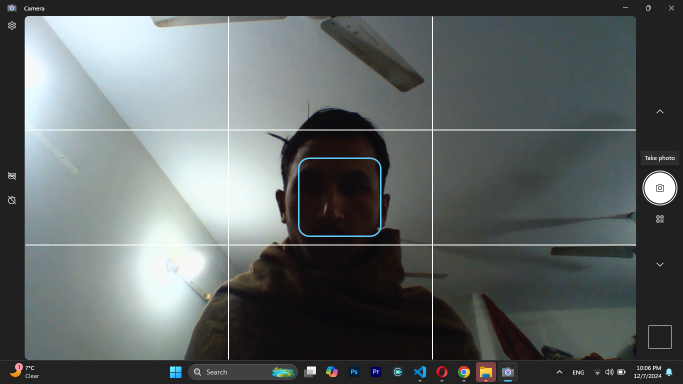
#> input picture Programming/picture.png, 1366 x 768 px (shown at 1/2 size)
$ python PythonCode.py
#> lines starting #> are read from the running program, lines starting #| are printed output that depends on the picture
#> the answer given: ../Programming/picture.png
#> the answer given: out.png
#> in convert_image_to_ascii, image is the input picture: PIL image 1366x768 RGB; mean R, G, B 94.2, 100.4, 100.1
from PIL import Image

# ASCII characters used to build the output text
ASCII_CHARS = "@%#*+=-:. "

def resize_image(image, new_width=100):
    # Calculate the aspect ratio
#> called with new_width = 100
    width, height = image.size
#> width = 1366; height = 768
    aspect_ratio = height / width
#> aspect_ratio = 0.562
    new_height = int(aspect_ratio * new_width * 0.55)  # Adjust for characters' height
#> new_height = 30
    return image.resize((new_width, new_height))
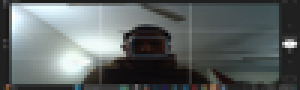
#> returned value: PIL image 100x30 RGB (shown 3 times larger); mean R, G, B 94.3, 100.4, 100.1

def grayscale_image(image):
    # Convert the image to grayscale
    return image.convert("L")
#> returned value: PIL image 100x30 L

def map_pixels_to_ascii(image):
    pixels = image.getdata()
    ascii_str = ""
    for pixel in pixels:
        ascii_str += ASCII_CHARS[pixel // 25]  # Map pixel value to ASCII character
#> this loop made 214 passes
#> (pixel, ascii_str) on passes 1 to 3: (33, '%'), (78, '%*'), (50, '%*#')
    return ascii_str

def convert_image_to_ascii(image_path, new_width=100):
    try:
        # Open the image file
        image = Image.open(image_path)
    except Exception as e:
        print(f"Unable to open image file: {e}")
        return

    # Resize and convert the image
    image = resize_image(image, new_width)
    image = grayscale_image(image)

    # Map pixels to ASCII characters
    ascii_str = map_pixels_to_ascii(image)

    # Format the ASCII string into lines
    img_width = image.width
    ascii_art = "\n".join(ascii_str[i:i + img_width] for i in range(0, len(ascii_str), img_width))

    return ascii_art

def save_ascii_art(ascii_art, output_file):
    with open(output_file, "w") as f:
        f.write(ascii_art)

if __name__ == "__main__":
    # Input and output file names
    image_path = input("Enter the path to the image file: ")
    output_file = input("Enter the output text file name (e.g., output.txt): ")

    # Convert the image to ASCII art
#> (the run stopped early here; a loop or call above may not have finished)
